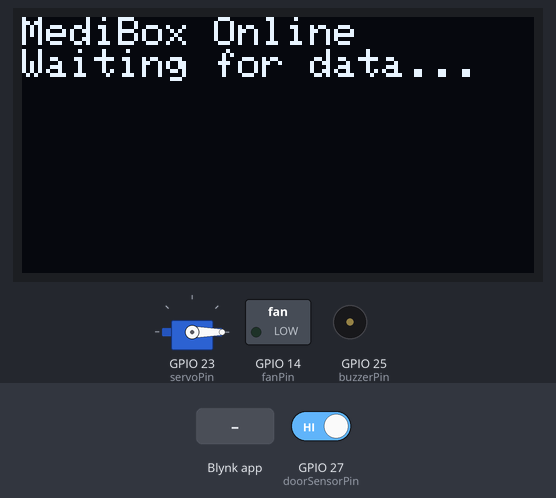
Recording of a sketch running on a simulated ESP32. Parts: servo, 128×64 one-colour display, switched loads named in the sketch (green lamp = pin HIGH), buzzer (waves = sounding, pin HIGH). The inputs (shaded band) are chosen by the test bench; at power-on: GPIO 27 (doorSensorPin) HIGH. WiFi joins after 1.5 s; servers stay silent unless stated; what the sketch prints to the serial monitor is not drawn.

Above: at 3.0 s.
3.1 s: Blynk app writes 1 to V6
At 4.6 s:
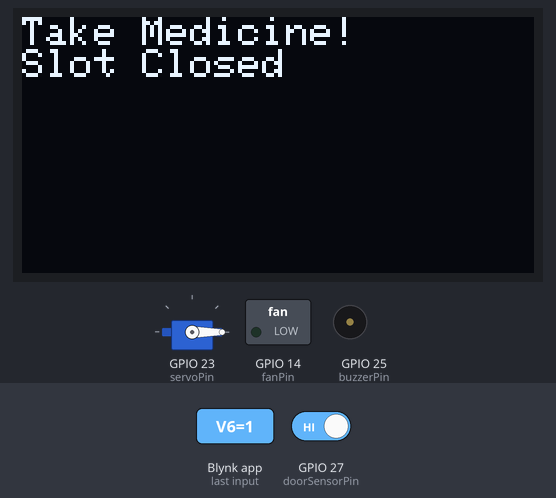
5.6 s: GPIO 27 (doorSensorPin) driven LOW
At 6.0 s:
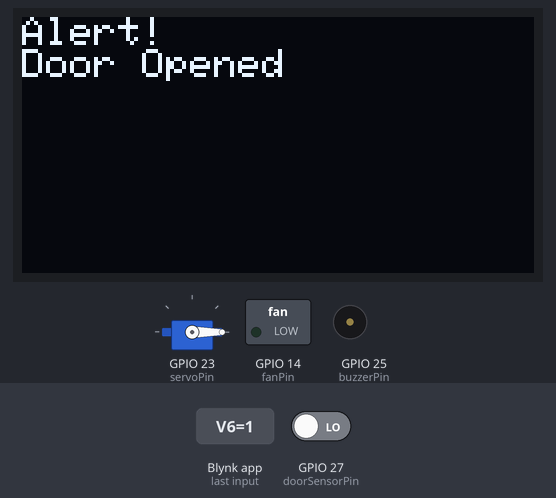
7.1 s: Blynk app writes 1 to V3
At 8.3 s:
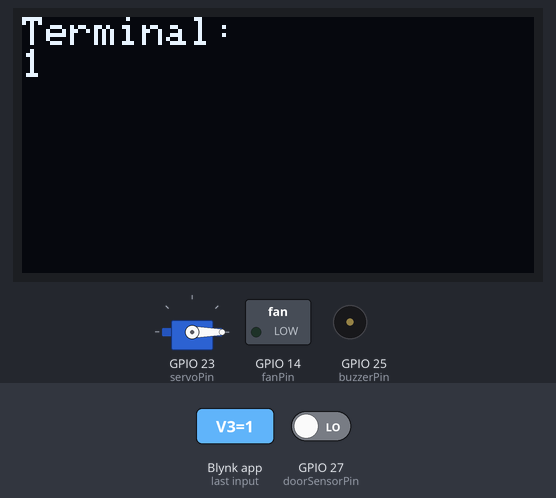
8.6 s: Blynk app writes 1 to V0
At 9.7 s:
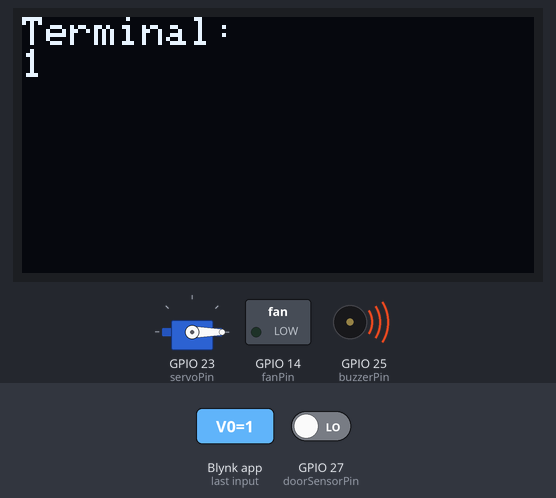
10.1 s: Blynk app writes 200 to V1
At 10.9 s:
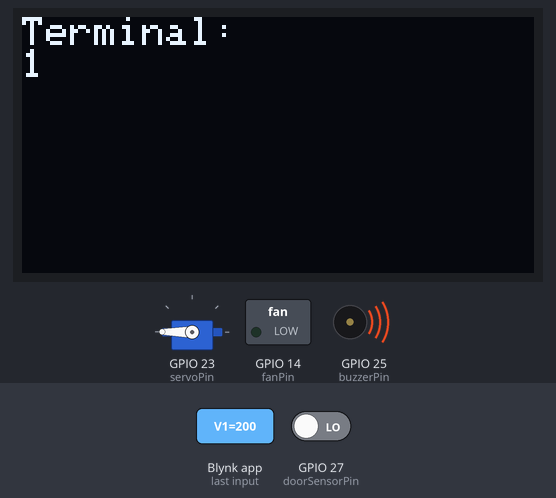
11.6 s: Blynk app writes 0 to V0
At 12.0 s:
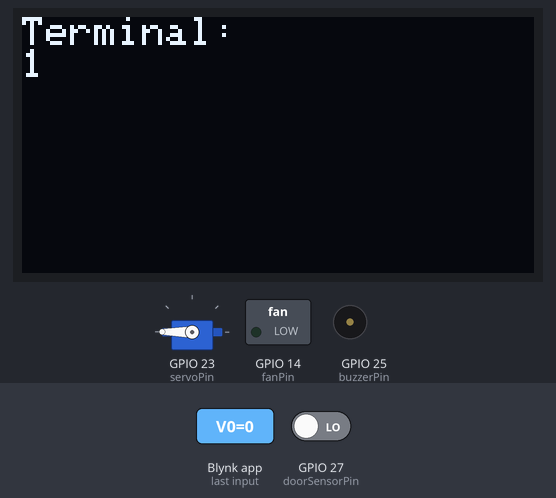
Timing chart, 0 to 14.1 s (numbered marks = the images above; inputs shaded):
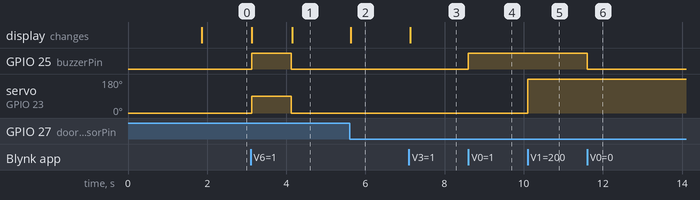

Measured:
- after the input at 3.1 s, GPIO 25 (buzzerPin): LOW → HIGH at once, → LOW 1.0 s later; servo on GPIO 23 (servoPin): 0° → 90° at once, → 0° 1.0 s later; the display: first changes at once (image 1 shows a later state)
- after the input at 5.6 s, the display: changes at once (image 2)
- after the input at 7.1 s, the display: changes at once (image 3)
- after the input at 8.6 s, GPIO 25 (buzzerPin): LOW → HIGH at once
- after the input at 10.1 s, servo on GPIO 23 (servoPin): 0° → 180° at once
- after the input at 11.6 s, GPIO 25 (buzzerPin): HIGH → LOW at once

The sketch:

smartmedibox_ino.ino
```cpp
#define BLYNK_TEMPLATE_ID "TMPL64urKgRIj"
#define BLYNK_TEMPLATE_NAME "Smart Medi Box"
#define BLYNK_AUTH_TOKEN "pqPlhaC8HSsMY6Ig6VgIi4ToAeea0VI9"

#include <WiFi.h>
#include <BlynkSimpleEsp32.h>
#include <ESP32Servo.h>
#include <Wire.h>
#include <Adafruit_GFX.h>
#include <Adafruit_SSD1306.h>

char auth[] = BLYNK_AUTH_TOKEN;
char ssid[] = "SLT_FIBRE_njCk6";
char pass[] = "uka191721";

const int buzzerPin = 25;
const int fanPin = 14;
const int doorSensorPin = 27;
const int servoPin = 23;

Servo myservo;
Adafruit_SSD1306 display(128, 64, &Wire, -1);
BlynkTimer timer;

// --- Functions ---

void updateOLED(String line1, String line2) {
    display.clearDisplay();
    display.setTextSize(1);
    display.setTextColor(WHITE);
    display.setCursor(0, 0);
    display.println(line1);
    display.println(line2);
    display.display();
}

// Logic to send sensor data to Blynk Dashboard widgets
void sendSensorData() {
    // Replace these with actual sensor readings (e.g., DHT.readTemperature())
    float t = 25.0;
    float h = 60.0;

    Blynk.virtualWrite(V4, t); // Temperature Widget
    Blynk.virtualWrite(V5, h); // Humidity Widget
}

// Function handling the physical pill dispensing mechanical motion
void dispensePillSequence() {
    updateOLED("Dispensing...", "Please wait...");
    Serial.println("Dispense initiated.");

    // 1. Move servo to the open/drop position
    myservo.write(90);

    // 2. Beep buzzer to catch user attention
    digitalWrite(buzzerPin, HIGH);
    delay(1000); // Wait 1 second to let the pill slide out
    digitalWrite(buzzerPin, LOW);

    // 3. Return servo to secure/closed position
    myservo.write(0);

    // 4. Update interface and notify smartphone
    updateOLED("Take Medicine!", "Slot Closed");
    Blynk.logEvent("medication_alert", "Pill has been successfully dispensed!");
}

void setup() {
    Serial.begin(115200);

    pinMode(buzzerPin, OUTPUT);
    pinMode(fanPin, OUTPUT);
    pinMode(doorSensorPin, INPUT_PULLUP);

    myservo.attach(servoPin);
    myservo.write(0); // Ensure servo starts at home/closed position

    if(!display.begin(SSD1306_SWITCHCAPVCC, 0x3C)) {
        Serial.println("OLED Failed");
    }

    Blynk.begin(auth, ssid, pass);

    // Setup timer: Send sensor data every 5 seconds
    timer.setInterval(5000L, sendSensorData);

    updateOLED("MediBox Online", "Waiting for data...");
}

// --- Blynk Handlers ---

BLYNK_WRITE(V0) { digitalWrite(buzzerPin, param.asInt()); } // Manual Buzzer
BLYNK_WRITE(V1) { myservo.write(param.asInt()); }          // Manual Servo control
BLYNK_WRITE(V3) { updateOLED("Terminal:", param.asString()); } // Terminal to OLED

// V6: Trigger Auto Pill Dispense Routine from Blynk Dashboard Button
BLYNK_WRITE(V6) {
    int trigger = param.asInt();
    if (trigger == 1) { // Triggers when button is pressed down
        dispensePillSequence();
    }
}

void loop() {
    Blynk.run();
    timer.run();

    // Door Logic
    static int lastState = -1;
    int currentState = digitalRead(doorSensorPin);
    if (currentState != lastState) {
        Blynk.virtualWrite(V2, currentState);
        if(currentState == LOW) {
            updateOLED("Alert!", "Door Opened");
        }
        lastState = currentState;
    }
}
```
